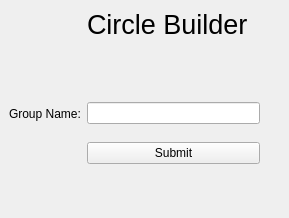
<?xml version="1.0" encoding="UTF-8"?>
<ui version="4.0">
 <class>PopWindow</class>
 <widget class="QMainWindow" name="PopWindow">
  <property name="geometry">
   <rect>
    <x>0</x>
    <y>0</y>
    <width>289</width>
    <height>218</height>
   </rect>
  </property>
  <property name="windowTitle">
   <string>Create a Group</string>
  </property>
  <widget class="QWidget" name="centralwidget">
   <layout class="QGridLayout" name="gridLayout">
    <item row="4" column="1">
     <spacer name="verticalSpacer">
      <property name="orientation">
       <enum>Qt::Vertical</enum>
      </property>
      <property name="sizeHint" stdset="0">
       <size>
        <width>20</width>
        <height>40</height>
       </size>
      </property>
     </spacer>
    </item>
    <item row="2" column="1">
     <widget class="QLineEdit" name="group_name_entry">
      <property name="text">
       <string/>
      </property>
     </widget>
    </item>
    <item row="3" column="1">
     <widget class="QPushButton" name="submission_button">
      <property name="text">
       <string>Submit</string>
      </property>
     </widget>
    </item>
    <item row="0" column="1">
     <widget class="QLabel" name="title">
      <property name="font">
       <font>
        <pointsize>20</pointsize>
       </font>
      </property>
      <property name="text">
       <string>Circle Builder</string>
      </property>
     </widget>
    </item>
    <item row="1" column="1">
     <spacer name="verticalSpacer_2">
      <property name="orientation">
       <enum>Qt::Vertical</enum>
      </property>
      <property name="sizeHint" stdset="0">
       <size>
        <width>20</width>
        <height>40</height>
       </size>
      </property>
     </spacer>
    </item>
    <item row="2" column="2">
     <spacer name="verticalSpacer_3">
      <property name="orientation">
       <enum>Qt::Vertical</enum>
      </property>
      <property name="sizeHint" stdset="0">
       <size>
        <width>20</width>
        <height>40</height>
       </size>
      </property>
     </spacer>
    </item>
    <item row="2" column="0">
     <widget class="QLabel" name="group_name_label">
      <property name="text">
       <string>Group Name:</string>
      </property>
     </widget>
    </item>
   </layout>
  </widget>
 </widget>
 <resources/>
 <connections/>
</ui>
